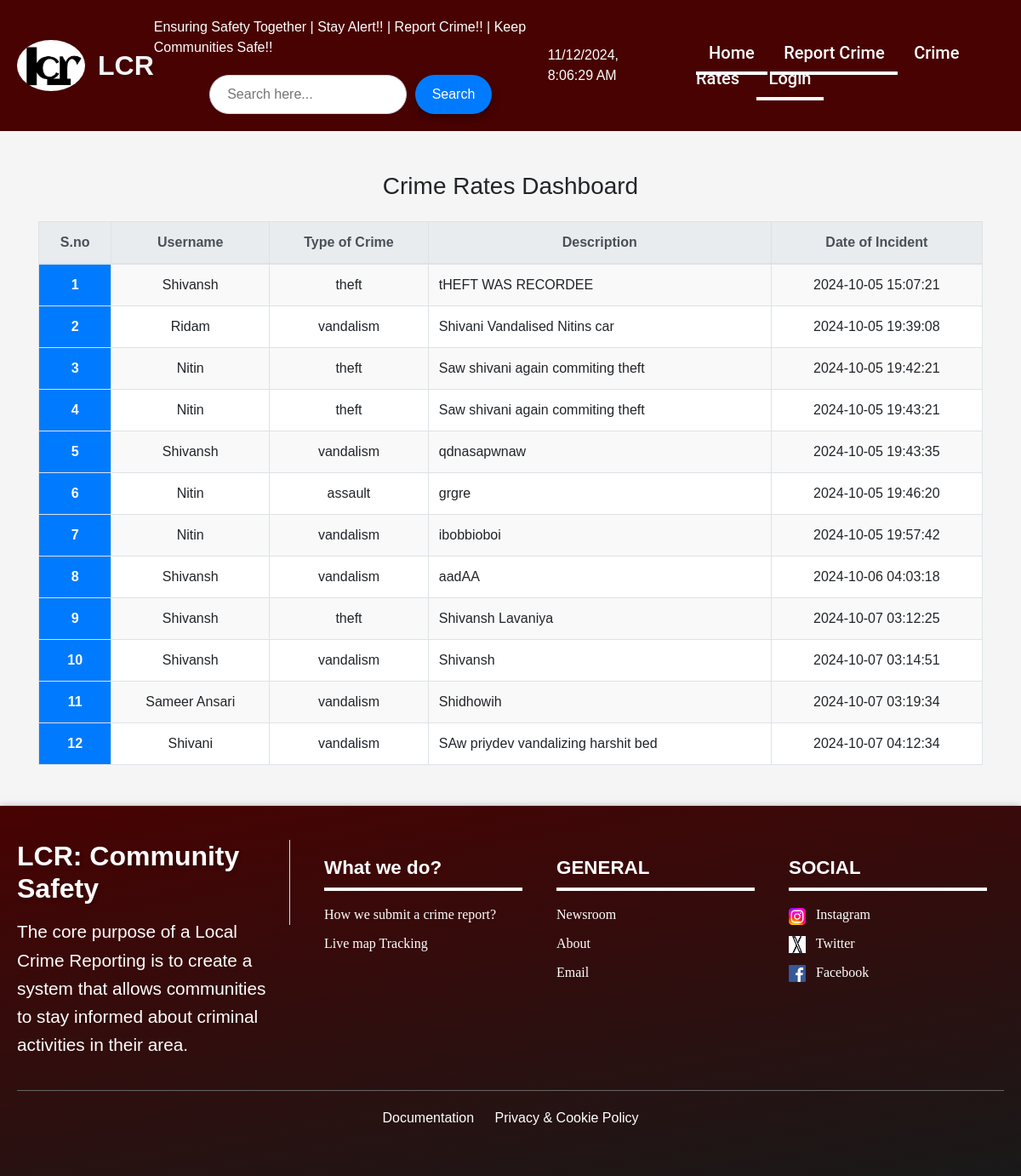
Screenshot of /crimerates.html with the database file from the repository.
### app.py (models this page shows, shortened)
class Crime(db.Model):
    sno = db.Column(db.Integer, primary_key=True, autoincrement=True)
    username = db.Column(db.String(200), db.ForeignKey('users.username'), nullable=False)
    location = db.Column(db.String(200), nullable=False)
    toc = db.Column(db.String(50), nullable=False)  # Type of crime
    desc = db.Column(db.String(500), nullable=False)
    date = db.Column(db.DateTime, default=func.now())

### app.py (the view)
@app.route('/crimerates.html')
def reportcrime():
    crime_reports = Crime.query.all()
    return render_template("crimerates.html", crimes=crime_reports)

### templates/crimerates.html (shortened to what this page needs)
<!doctype html>
<html lang="en">
<head>
    <link rel="stylesheet" href="https://cdn.jsdelivr.net/npm/bootstrap@4.0.0/dist/css/bootstrap.min.css"
>
    <link rel="stylesheet" href="{{url_for('static',filename='crimerates.css')}}">
</head>
<body>
    <header>
        <div class="logo">
            <img src="static/IMG-20241002-WA0025.jpg" alt="UP Police Logo" class="circular-logo" />
        </div>
        <h2 style="color: whitesmoke;">LCR</h2>
        <div class="header-middle">
            <div class="tagline">
                <p>Ensuring Safety Together <span id="tagline" class="rotate">| Stay Alert!! | Report Crime!! | Keep Communities Safe!!</span></p>
            </div>
            <div class="search-bar">
                <input type="text" placeholder="Search here..." id="search">
                <button type="submit" id="search-button" class="search-btn">Search</button>
            </div>
        </div>
        <div class="datetime" id="datetime"></div>
        <nav>
            <ul>
                <li><a href="front_page.html">Home</a></li>
                <li><a href="login.html">Report Crime</a></li>
                <li><a href="#crime-rates">Crime Rates</a></li>
                <li><a href="login.html">Login</a></li>
            </ul>
        </nav>
    </header>
    <div class="container my-5">
        <h3 class="text-center mb-4">Crime Rates Dashboard</h3>
        <table class="table table-hover table-striped table-responsive-md table-bordered">
            <thead class="thead-light">
                <tr class="text-center">
                    <th scope="col">S.no</th>
                    <th scope="col">Username</th>
                    <th scope="col">Type of Crime</th>
                    <th scope="col">Description</th>
                    <th scope="col">Date of Incident</th>
                </tr>
            </thead>
            <tbody>
                {% for i in crimes %}
                <tr class="text-center">
                    <th scope="row">{{ i.sno }}</th>
                    <td>{{ i.username }}</td>
                    <td>{{ i.toc }}</td>
                    <td class="text-left">{{ i.desc }}</td>
                    <td>{{ i.date }}</td>
                </tr>
                {% endfor %}
            </tbody>
        </table>
    </div>
    <footer>
        <div class="footer-container">
            <div class="footer-left">
                <h2>LCR: Community Safety</h2>
                <p>The core purpose of a Local Crime Reporting is to create a system that allows communities to stay informed about criminal activities in their area.</p>
            </div>
            <div class="footer-middle">
                <div class="product">
                    <h3>What we do?</h3>
                    <ul>
                        <li><a href="faq.html">How we submit a crime report?</a></li>
                        <li><a href="#map" id="live-map-link">Live map Tracking</a></li>
                    </ul>
                </div>
                <div class="general">
                    <h3>GENERAL</h3>
                    <ul>
                        <li><a href="newsroom.html">Newsroom</a></li>
                        <li><a href="about.html">About</a></li>
                        <li><a href="mailto:lcr6.022@gmail.com">Email</a></li>
                    </ul>
                </div>
                <div class="social">
                    <h3>SOCIAL</h3>
                    <ul>
                        <li>
                            <a href="https://www.linkedin.com" target="_blank">
                                <img src="static/instagram logo.svg" alt="LinkedIn" class="social-icon" /> Instagram
                            </a>
                        </li>
                        <li>
                            <a href="https://www.twitter.com" target="_blank">
                                <img src="static/X.jpg" alt="Twitter" class="social-icon" /> Twitter
                            </a>
                        </li>
                        <li>
                            <a href="https://www.facebook.com" target="_blank">
                                <img src="static/Facebook_.png" alt="Facebook" class="social-icon" /> Facebook
                            </a>
                        </li>
                    </ul>
                </div>
            </div>
        </div>
        <div class="footer-bottom">
            <ul>
                <li><a href="documentation.html">Documentation</a></li>
                <li><a href="test.html">Privacy & Cookie Policy</a></li>
            </ul>
        </div>
    </footer>
</body>
</html>

### static/crimerates.css (style rules this page uses)
header { display: flex; align-items: center; justify-content: space-between; background-color: rgb(72, 2, 2); color: #fff; padding: 10px 20px; position: sticky; top: 0; z-index: 1000; }
header nav ul { margin: 0; }
header nav ul li { display: inline; }
header nav ul li a { color: #fff; text-decoration: none; font-family: Roboto; font-weight: 500; font-size: 20px; }
.logo img { width: 60px; height: 60px; border-radius: 50%; }
footer { background: linear-gradient(170deg, #480202, rgb(25, 25, 25)); color: white; padding: 40px 20px; box-shadow: 0px 4px 10px rgba(64, 20, 20, 0.747); }
.footer-container { display: flex; justify-content: space-between; flex-wrap: wrap; }
.footer-left { flex: 1; max-width: 300px; }
.footer-left h2 { margin-bottom: 15px; color: white; font-weight: bold; }
.footer-left p { font-size: 1.3em; line-height: 1.6; }
.footer-left::after { content: ""; display: block; width: 100%; height: auto; background-color: #ffcc00; margin: 15px 0; }
.footer-middle { display: flex; justify-content: space-between; flex: 2; margin: 20px 0; }
.footer-middle div { flex: 1; padding: 0 20px; }
.footer-middle h3 { border-bottom: 4px solid #fcfcfb; padding-bottom: 10px; margin-bottom: 15px; font-size: 1.4em; font-weight: bold; color: white; }
.footer-middle ul { list-style-type: none; padding: 0; }
.footer-middle ul li { margin: 8px 0; font-size: 1em; line-height: 1.6; font-family: Fredoka; font-weight: 500; }
.footer-middle a { color: white; text-decoration: none; transition: color 0.3s; }
.social-icon { width: 20px; height: 20px; margin-right: 8px; vertical-align: middle; }
.footer-bottom { text-align: center; margin-top: 20px; }
.footer-bottom ul { list-style-type: none; padding: 0; }
.footer-bottom li { display: inline; margin: 0 15px; }
.footer-bottom a { color: white; text-decoration: none; transition: color 0.3s; }
nav ul li a { text-decoration: none; color: white; padding: 10px 15px; transition: background-color 0.3s ease; }
button { background-color: #3498db; color: white; border: none; padding: 10px 20px; border-radius: 5px; transition: background-color 0.3s ease; }
nav ul li a { text-decoration: none; color: white; padding: 10px 15px; transition: background-color 0.3s ease, transform 0.3s ease; position: relative; overflow: hidden; }
nav ul li a::before { content: ''; position: absolute; top: 100%; left: 0; width: 100%; height: 4px; background-color: #fff; transition: top 0.3s ease; }
button { background-color: #3498db; color: white; border: none; padding: 10px 20px; border-radius: 5px; transition: background-color 0.3s ease, transform 0.3s ease, box-shadow 0.3s ease; box-shadow: 0px 5px 10px rgba(0, 0, 0, 0.3); }
h1, h2 { font-family: 'Fredoka', sans-serif; font-weight: 700; color: #2c3e50; text-shadow: 2px 2px 5px rgba(0, 0, 0, 0.2); }

### templates/crimerates.html (style rules this page uses)
body { background-color: #f5f5f5; font-family: 'Arial', sans-serif; }
header { background-color: rgb(72,2,2); padding: 20px; color: #fff; }
header h2 { margin: 0; font-size: 2rem; display: inline-block; }
.logo img { border-radius: 50%; width: 80px; margin-right: 15px; display: inline-block; vertical-align: middle; }
.search-bar { display: flex; justify-content: center; margin-top: 20px; }
.search-bar input { border-radius: 30px; padding: 10px 20px; width: 50%; border: 1px solid #ced4da; }
.search-bar .search-btn { border-radius: 30px; padding: 10px 20px; margin-left: 10px; background-color: #007bff; color: #fff; border: none; }
.table { background-color: #ffffff; }
.table th { background-color: #007bff; color: white; }
.table-striped tbody tr:nth-of-type(odd) { background-color: #f9f9f9; }
footer { background-color: #343a40; color: white; padding: 40px 20px; }
footer h3, footer h2 { color: white; }
footer .footer-container { display: flex; justify-content: space-between; }
footer ul { list-style-type: none; padding: 0; }
footer ul li a { color: #ddd; text-decoration: none; }
.footer-bottom { text-align: center; padding-top: 20px; border-top: 1px solid #666; }
.footer-bottom ul { padding: 0; }
.footer-bottom ul li { display: inline; margin: 0 10px; }

### rows the page displays
Crime: sno "1", username "Shivansh", toc "theft", desc "tHEFT WAS RECORDEE", date "2024-10-05 15:07:21"
Crime: sno "2", username "Ridam", toc "vandalism", desc "Shivani Vandalised Nitins car", date "2024-10-05 19:39:08"
Crime: sno "3", username "Nitin", toc "theft", desc "Saw shivani again commiting theft", date "2024-10-05 19:42:21"
Crime: sno "4", username "Nitin", toc "theft", desc "Saw shivani again commiting theft", date "2024-10-05 19:43:21"
Crime: sno "5", username "Shivansh", toc "vandalism", desc "qdnasapwnaw", date "2024-10-05 19:43:35"
Crime: sno "6", username "Nitin", toc "assault", desc "grgre", date "2024-10-05 19:46:20"
Crime: sno "7", username "Nitin", toc "vandalism", desc "ibobbioboi", date "2024-10-05 19:57:42"
Crime: sno "8", username "Shivansh", toc "vandalism", desc "aadAA", date "2024-10-06 04:03:18"
Crime: sno "9", username "Shivansh", toc "theft", desc "Shivansh Lavaniya", date "2024-10-07 03:12:25"
Crime: sno "10", username "Shivansh", toc "vandalism", desc "Shivansh", date "2024-10-07 03:14:51"
Crime: sno "11", username "Sameer Ansari", toc "vandalism", desc "Shidhowih", date "2024-10-07 03:19:34"
Crime: sno "12", username "Shivani", toc "vandalism", desc "SAw priydev vandalizing harshit bed", date "2024-10-07 04:12:34"
